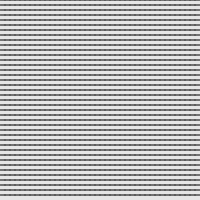
Frame 1 (no input)
Frame 60 (no input): identical to frame 1, image omitted
Frame 120 (the mouse pressed at the canvas centre since frame 60): identical to frame 1, image omitted

The p5.js sketch that drew this single still picture (run headless with seeded random() and noise() and a simulated clock; from frame 60 on, the mouse is pressed at the canvas centre):

// p5.js sketch
// ── sketch.js
function preload(){
  // preload assets
}

var inc = 0.01
var scl = 5;
var cols , rows;


function setup() {

  createCanvas( 200 , 200 );

  cols = floor ( width / scl );
  rows = floor ( height / scl );
 
}

function draw() {
  background(230);

  var yoff = 0;
  for ( var y = 0 ; y < rows ; y ++ ) {
    var xoff = 0;
    for ( var x = 0 ; x < cols ; x ++) {
      var index = ( x + y * width ) * 4;
      var r = noise ( xoff , yoff ) * 255;
      var v = p5.Vector.fromAngle ( 0 );
      xoff += inc;
      stroke ( 0 );
      push ( );
      translate ( x * scl , y * scl );
      rotate ( v.heading ( ) );
      line ( 0 , 0 , scl , 0 );
      pop ( );
    
    }
    yoff += inc
  }

}
